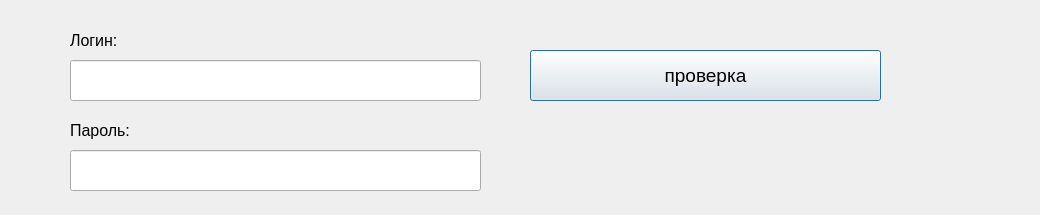
<?xml version="1.0" encoding="UTF-8"?>
<ui version="4.0">
 <class>Dialog</class>
 <widget class="QDialog" name="Dialog">
  <property name="geometry">
   <rect>
    <x>0</x>
    <y>0</y>
    <width>1040</width>
    <height>215</height>
   </rect>
  </property>
  <property name="windowTitle">
   <string>Dialog</string>
  </property>
  <widget class="QLabel" name="label">
   <property name="geometry">
    <rect>
     <x>70</x>
     <y>20</y>
     <width>71</width>
     <height>41</height>
    </rect>
   </property>
   <property name="font">
    <font>
     <pointsize>12</pointsize>
    </font>
   </property>
   <property name="text">
    <string>Логин:</string>
   </property>
  </widget>
  <widget class="QLabel" name="label_2">
   <property name="geometry">
    <rect>
     <x>70</x>
     <y>110</y>
     <width>101</width>
     <height>41</height>
    </rect>
   </property>
   <property name="font">
    <font>
     <pointsize>12</pointsize>
    </font>
   </property>
   <property name="text">
    <string>Пароль:</string>
   </property>
  </widget>
  <widget class="QLineEdit" name="loginEdit">
   <property name="geometry">
    <rect>
     <x>70</x>
     <y>60</y>
     <width>411</width>
     <height>41</height>
    </rect>
   </property>
   <property name="font">
    <font>
     <pointsize>14</pointsize>
    </font>
   </property>
   <property name="text">
    <string/>
   </property>
  </widget>
  <widget class="QLineEdit" name="passEdit">
   <property name="geometry">
    <rect>
     <x>70</x>
     <y>150</y>
     <width>411</width>
     <height>41</height>
    </rect>
   </property>
   <property name="font">
    <font>
     <pointsize>14</pointsize>
    </font>
   </property>
   <property name="echoMode">
    <enum>QLineEdit::Password</enum>
   </property>
  </widget>
  <widget class="QPushButton" name="check_btn">
   <property name="geometry">
    <rect>
     <x>530</x>
     <y>50</y>
     <width>351</width>
     <height>51</height>
    </rect>
   </property>
   <property name="font">
    <font>
     <pointsize>14</pointsize>
    </font>
   </property>
   <property name="text">
    <string>проверка</string>
   </property>
  </widget>
  <widget class="QLabel" name="Error_lbl">
   <property name="geometry">
    <rect>
     <x>530</x>
     <y>130</y>
     <width>491</width>
     <height>51</height>
    </rect>
   </property>
   <property name="font">
    <font>
     <pointsize>14</pointsize>
    </font>
   </property>
   <property name="text">
    <string/>
   </property>
  </widget>
 </widget>
 <resources/>
 <connections/>
</ui>
